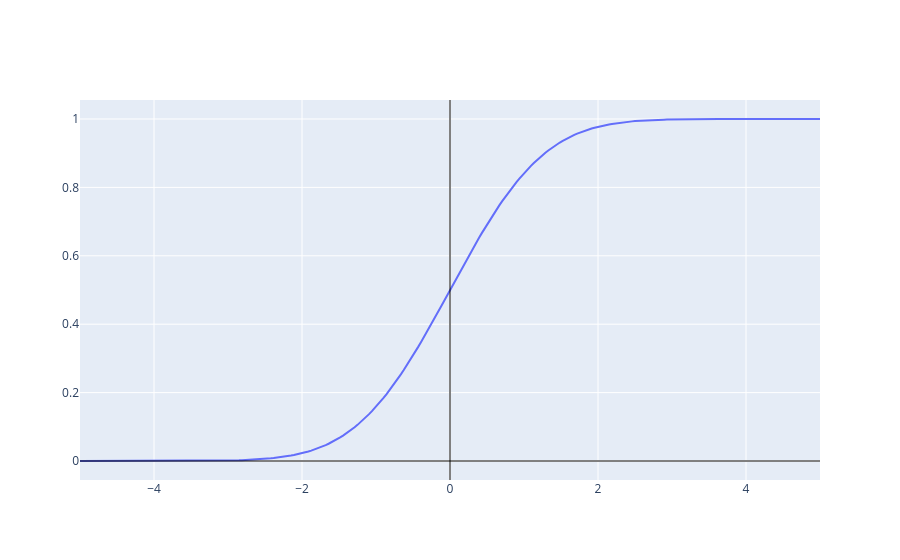

Source (notebook cell):
### Code cell
if __name__ == '__main__' and '__file__' not in globals():
  gaussian = _gaussian(0.0, 1.0)
  gaussian_cdf = _cdf(gaussian)
  _plot_function(gaussian_cdf, (-5, 5))

### Figure 1 — Plotly figure (JSON) as saved in the notebook; plotly's stock layout.template omitted (floating-point values rounded to 4 significant figures; data arrays with more than 128 entries replaced by an {"elided": "..."} marker saying what was removed)
{"data": [{"mode": "lines", "type": "scatter", "x": {"elided": "257 float values"}, "y": {"elided": "257 float values"}}], "layout": {"shapes": [{"line": {"color": "black", "width": 1}, "type": "line", "x0": 0, "x1": 1, "xref": "x domain", "y0": 0, "y1": 0, "yref": "y"}, {"line": {"color": "black", "width": 1}, "type": "line", "x0": 0, "x1": 0, "xref": "x", "y0": 0, "y1": 1, "yref": "y domain"}]}}
